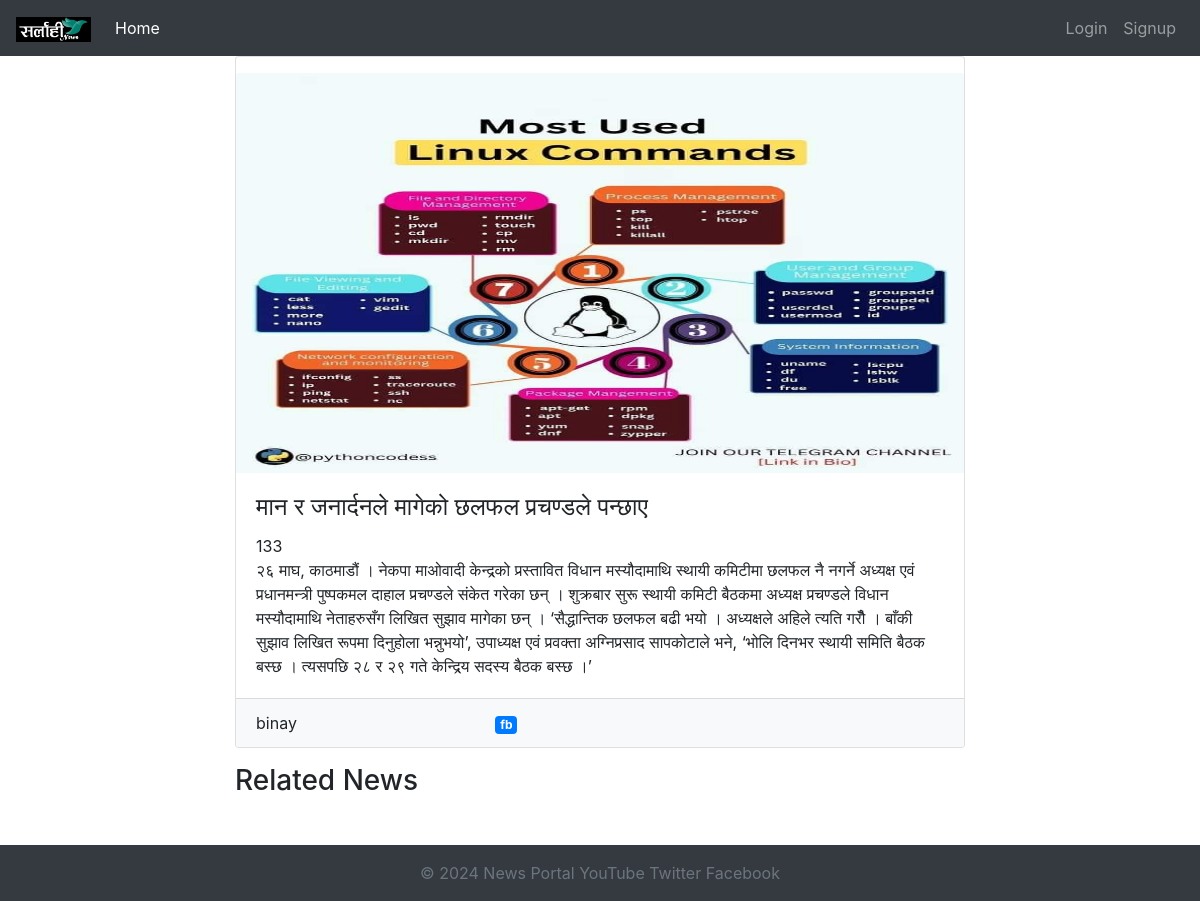
The page /articles/4/ on the database its author committed.
### articles/models.py (models this page shows, shortened)
class Article(models.Model):
    id = models.AutoField(primary_key=True)
    title = models.CharField(max_length=200)
    content = models.TextField()
    author = models.ForeignKey(User, on_delete=models.CASCADE, related_name='authored_articles')
    category = models.ForeignKey(Category, on_delete=models.CASCADE)
    tags = models.ManyToManyField(Tag,blank=True)
    created_at = models.DateTimeField(auto_now_add=True)
    updated_at = models.DateTimeField(auto_now=True)
    views = models.IntegerField(default=0)
    likes = models.ManyToManyField(User, related_name='%(app_label)s_%(class)s_likes', blank=True)
    image = models.ImageField(upload_to='article_images/', blank=True)

class Tag(models.Model):
    id = models.AutoField(primary_key=True)
    name = models.CharField(max_length=100)

### articles/views.py (the view)
# urls.py: path('<int:id>/',article_detail, name='article_detail'),
def article_detail(request, id):
    articles = Article.objects.all()
    article = get_object_or_404(Article, pk=id)
    category= Category.objects.filter(is_menu=True)
    view, created = View.objects.get_or_create(article=article)
    view.count += 1
    view.save()
    return render(request, "articles/article_detail.html", {'article': article, 'view_count': view.count,"categories":category,"articles":articles})

### articles/templates/articles/article_detail.html (shortened to what this page needs)
{% extends "website/base.html" %}
{% block content %}
<div class="row">
    <div class="col-md-8 offset-md-2">
        <div class="card">
            {% if article.image %}
            <img src="{{ article.image.url }}" class="card-img-top mt-3 article-image" alt="Article Image">
            {% endif %}
            <div class="card-body">
                <h4 class="card-title"> {{ article.title }}</h4>
                {{ view_count }}
                <p class="card-text">{{ article.content }}</p>
            </div>
            <div class="card-footer bg-light">
                <div class="row">
                    <div class="col-md-4">
                        {{ article.author }}
                    </div>
                    <div class="col-md-4">
                        {% for tag in article.tags.all %}
                            <span class="badge badge-primary">{{ tag.name }}</span>
                        {% endfor %}
                    </div>
                </div>
            </div>
        </div>
    </div>
</div>
<div class="row mt-3">
    <div class="col-md-8 offset-md-2">
        <div class="related-news">
            <h3>Related News</h3>
        </div>
    </div>
</div>
{% endblock %}

### website/static/website/css/styles.css (style rules this page uses)
.article-image { max-width: 100%; height: 400px; }

### rows shown on the page
Article: image (picture), title "मान र जनार्दनले मागेको छलफल प्रचण्डले पन्छाए", content "२६ माघ, काठमाडौं । नेकपा माओवादी केन्द्रको प्रस्तावित विधान मस्यौदामाथि स्थायी कमिटीमा छलफल नै नगर्ने अध्यक्ष एवं प्रधानमन्त्री पुष्पकमल दाहाल प्रचण्डले संकेत गरेका छन् । शुक्रबार सुरू स्थायी कमिटी बैठकमा अध्यक्ष प्रचण्डले विधान मस्यौदामाथि नेताहरुसँग लिखित सुझाव मागेका छन् । ‘सैद्धान्तिक छलफल बढी भयो । अध्यक्षले अहिले त्यति गरौँ । बाँकी सुझाव लिखित रूपमा दिनुहोला भन्नुभयो’, उपाध्यक्ष एवं प्रवक्ता अग्निप्रसाद सापकोटाले भने, ‘भोलि दिनभर स्थायी समिति बैठक बस्छ । त्यसपछि २८ र २९ गते केन्द्रिय सदस्य बैठक बस्छ ।’", author "binay"
Tag: name "fb"

### other values the page prints
{{ view_count }} "133"
